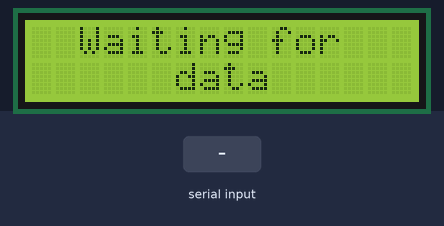
A program run on a simulated Arduino Uno, built with avr-gcc and run on an emulated ATmega328P. Shown: 16×2 character LCD. The inputs (shaded band) are chosen by the test bench. What the program prints to the serial monitor is not drawn.

Above: at 1.2 s.
1.3 s: "<END>" received over Serial
At 2.4 s:
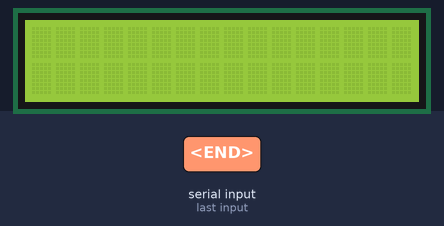
At 3.6 s:
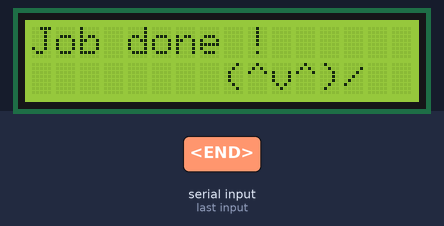
Timing chart, 0 to 5.1 s (numbered marks = the images above; inputs shaded):
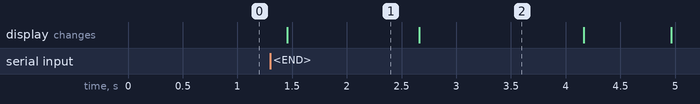

The program:

main.cpp
```cpp
#include <Arduino.h>
#include <LiquidCrystal.h>


const int rs = 7, en = 8, d4 = 9, d5 = 10, d6 = 11, d7 = 12;
LiquidCrystal lcd(rs, en, d4, d5, d6, d7);


const byte buffSize = 40;
char inputBuffer[buffSize];
const char startMarker = '<';
const char endMarker = '>';
byte bytesRecvd = 0;
boolean readInProgress = false;
boolean newDataFromPC = false;
char messageFromPC[buffSize] = {0};
unsigned long curMillis;
unsigned long prevReplyToPCmillis = 0;
unsigned long replyToPCinterval = 1000;
//char* storedMessagesFromPC[20];
uint8_t counterMessage = 0;
//uint8_t counterStoredMessage = 0;
uint8_t counterDestination = 0;
uint8_t counterHour = 0;
//char* formattedStoredMessages[2][1];
char formattedHour[15][15];
char formattedDestination[15][15];
uint8_t i;

boolean transmissionDone = false;
int tailleTableaux = 0;

//=============

void parseData() {

    // split the data into its parts

  char * strtokIndx; // this is used by strtok() as an index

  strtokIndx = strtok(inputBuffer,",");     // get the first part - the string
  strcpy(messageFromPC, strtokIndx);        // copy it to messageFromPC

  // discriminate data whether it's letters, digits or END message
  if (messageFromPC[0] != '\0') {


    if (strcmp(messageFromPC, "END") == 0) {
        transmissionDone = true;
    }
    else  {
      char premierCaractere = messageFromPC[0];

      if (isUpperCase(premierCaractere)) {
        strcpy(formattedDestination[counterDestination], messageFromPC);
        counterDestination++;
      }
      else if (isdigit(premierCaractere)) {
        strcpy(formattedHour[counterHour], messageFromPC);
        counterHour++;
      }
    }
  }
}


//=============

void getDataFromPC() {

    // receive data from PC and save it into inputBuffer

  if(Serial.available() > 0) {

    char x = Serial.read();

      // the order of these IF clauses is significant

    if (x == endMarker) {
      readInProgress = false;
      newDataFromPC = true;
      inputBuffer[bytesRecvd] = 0;
      parseData();
    }

    if(readInProgress) {
      inputBuffer[bytesRecvd] = x;
      bytesRecvd ++;
      if (bytesRecvd == buffSize) {
        bytesRecvd = buffSize - 1;
      }
    }

    if (x == startMarker) {
      bytesRecvd = 0;
      readInProgress = true;
    }
  }
}


//=============

void showParsedDataSerial() {

    if (newDataFromPC) {

        newDataFromPC = false;
        Serial.print("<Tableau des destinations : ");
        Serial.println(formattedDestination[counterMessage]);
        Serial.print("Tableau des heures : ");
        Serial.println(formattedHour[counterMessage]);
        Serial.print("Tableau des destinations -1: ");
        Serial.println(formattedDestination[counterMessage-1]);
        Serial.print("Tableau des heures -1: ");
        Serial.println(formattedHour[counterMessage-1]);
        Serial.print("messageFromPC: ");
        Serial.println(messageFromPC);
        Serial.print("tailleTableaux Hour : ");
        Serial.println(counterHour);
        Serial.print("tailleTableaux Destination : ");
        Serial.println(counterDestination);
        //Serial.print(">");
        Serial.print(" Time : ");
        Serial.print(curMillis >> 9); // divide by 512 is approx = half-seconds
        Serial.println(">");

        counterMessage++;

        }
}

void displayHappyMessage() {
  lcd.clear();
  lcd.setCursor(0, 0);
  lcd.write("Job done !");
  lcd.setCursor(0, 1);
  lcd.write("        (^v^)/");
  delay(1500);
  lcd.setCursor(0, 0);
  lcd.write("Sleep time.");
  lcd.setCursor(0, 1);
  lcd.write("        (-.-) ");
  uint8_t j;
  for(j=0; j<8;j++) {
    delay(800);
    lcd.setCursor(10, 0);
    lcd.write(". Z z");
    lcd.setCursor(10, 1);
    lcd.write("_");
    delay(800);
    lcd.setCursor(10, 0);
    lcd.write(". z Z");
    lcd.setCursor(10, 1);
    lcd.write(".");
  }
}

void displayLCD() {

  // Displaying tramway data
  for(i=0; i<=counterHour; i++) {
    lcd.clear();
    lcd.setCursor(0, 0);
    lcd.write(formattedHour[i]);
    lcd.setCursor(0, 1);
    lcd.write(formattedDestination[i]);
    delay(1200);

    // Displaying happy message at the end
    if (i == counterHour) {
      displayHappyMessage();
    }
  }

  transmissionDone = false;
}

//=============

void setup() {
  Serial.begin(9600);
  lcd.begin(16, 2);
  lcd.write("  Waiting for  ");
  lcd.setCursor(0,1);
  lcd.write("      data");

  // tell the PC we are ready
  Serial.println("<Arduino is ready>");
}

//=============

void loop() {

  curMillis = millis();
  getDataFromPC();
  showParsedDataSerial();

   if (transmissionDone == true) {
     displayLCD();
   }


}
```

Measured:
- after the input at 1.3 s, the display: changes after 0.16 s (image 1)
- what the display in image 1 shows lasts 1.2 s, from 1.5 s to 2.7 s
